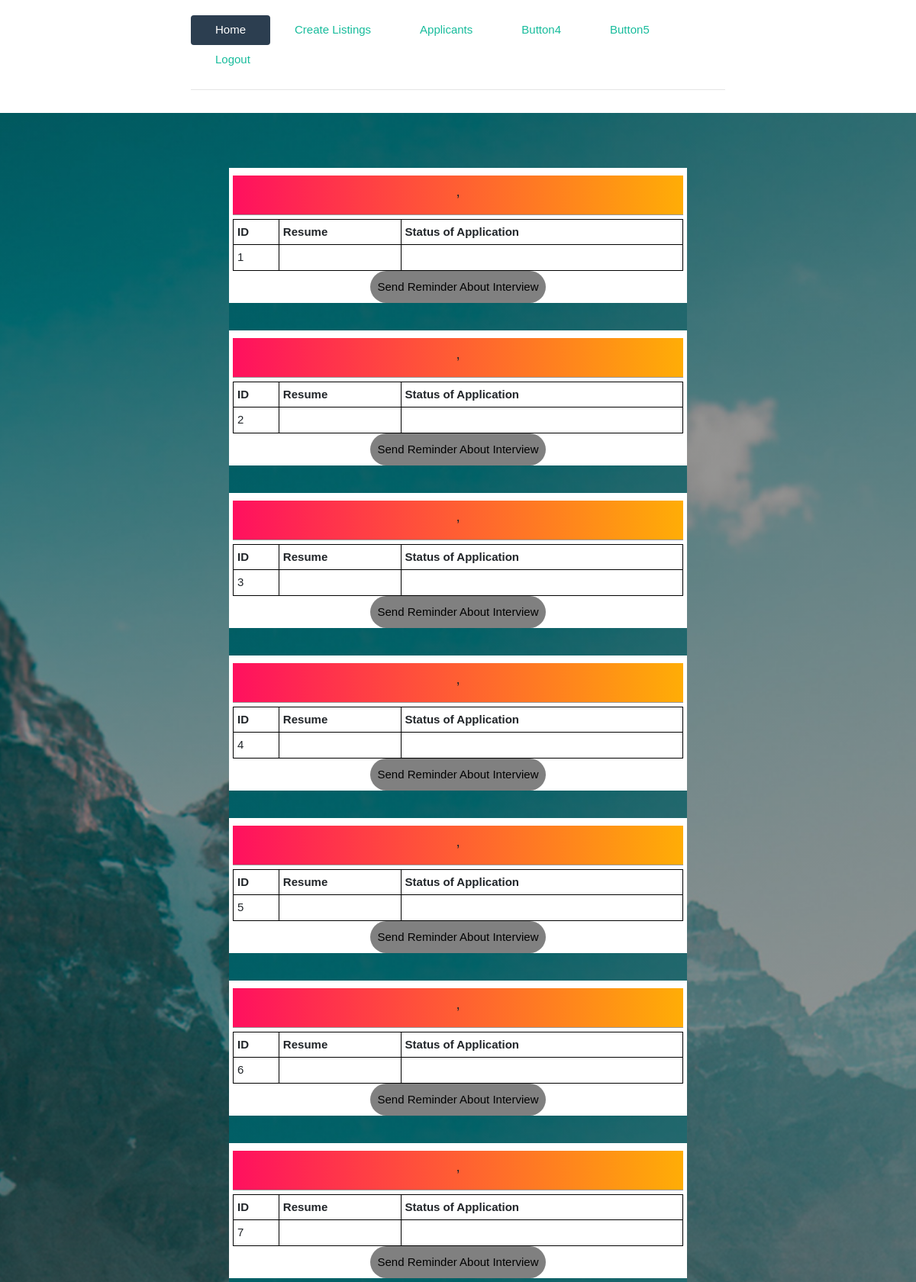
The page /jobapp/recruiter/recruiter_applicants.php on the database its author committed.
### tables this page shows
CREATE TABLE `Applicants` (
  `Applicants_ID` int(50) NOT NULL,
  `first_name` varchar(50) NOT NULL,
  `last_name` varchar(50) NOT NULL,
  `email` varchar(50) NOT NULL,
  `jobID` int(11) NOT NULL
);

### jobapp/recruiter/recruiter_applicants.php (the view, shortened to what this page needs)
<?php include 'inc/rheader.php'; ?>
<html>
<body>
<?php
$username = "root";
$password = "mysql";
$database = "project_schema";
$mysqli = new mysqli("localhost", $username, $password, $database);
$query = "SELECT * FROM Applicants";
if ($result = $mysqli->query($query)) {
    while ($row = $result->fetch_assoc()) {
        $field1name = $row["Applicants_ID"];
        $field2name = $row["Name"];
        $field3name = $row["Last_Name"];
        $field4name = $row["Resume"];
        $field5name = $row["StatusOfApplication"];
        echo '<html>
<head>
<style>
    table, th, td {
      border: 1px solid black;
      border-collapse: collapse;
    }
    th, td {
      padding: 5px;
      text-align: left;
    }
</style>
<html>
<head>
    <meta charset="utf-8"/>
    <title>Applicants</title>
    <link rel="stylesheet" href="rstyle.css"/>
<div class="hero">
  <div class="applicant-box">
    <div class="app-title" style="width:100%">
              <h5>'.$field3name.', '.$field2name.'</h5>
    </div>
    <div class="form-popup" id="myForm">
  <form action="/action_page.php" class="form-container">
    <h3>Interview Reminder</h3>
    <label for="email"><b>Applicant: '.$field3name.', '.$field2name.'</b></label>
    <label for="email"><b>Email: *get email from db*</b></label>
    <label for="psw"><b>Date of Interview:</b></label>
    <input type="date" placeholder="Enter Date of Interview:" name="psw" required>
    <label for="psw"><b>Time of Interview:</b></label>
    <input type="time" placeholder="Enter Date of Interview:" name="psw" required>
    <button type="submit" class="btn">Send Reminder</button>
    <button type="submit" class="btn cancel" onclick="closeForm()">Close</button>
  </form>
</div>
      <table class="app-table" style="width:100%">
      <tr>
          <th>ID</th>
          <th>Resume</th>
          <th>Status of Application</th>
      </tr>
      <tr>
          <td>'.$field1name.'</td>
          <td>'.$field4name.'</td>
          <td>'.$field5name.'</td>
      </tr>
      </table>
      <button class="reminder-btn" onclick="openForm()">Send Reminder About Interview</button>
      <script>
    function openForm() {
        document.getElementById("myForm").style.display = "block";
    }
    function closeForm() {
        document.getElementById("myForm").style.display = "none";
    }
    </script>';
    }
}
?>
</body>
</html>

### jobapp - Apr. 6/css/styles.css (style rules this page uses)
body { padding-top: 20px; padding-bottom: 20px; }

### jobapp/recruiter/rstyle.css (style rules this page uses)
* { margin: 0; padding: 0; font-family: sans-serif; }
.hero { height: 100%; width: 100%; left: 0; background-image: linear-gradient(rgba(0,0,0,0.4),rgba(0,0,0,0.4)),url("img/banner.jpg"); background-position: center; background-size: cover; position: absolute; }
.applicant-box { width: 600px; height: inherit; position: relative; margin: 6% auto; background: #fff; padding: 5px; overflow: hidden; }
.app-title { width: 100%; padding: 10px 0; margin: 5px 0; border-left: 0; border-top: 0; border-right: 0; border-bottom: 1px solid #999; background: linear-gradient(to right, #ff105f, #ffad06); text-align: center; }
.reminder-btn { width: auto; padding: 10px 10px; cursor: pointer; display: block; margin: auto; background: grey; border: 0; outline-color: black; outline-width: thick; border-radius: 30px; }

### jobapp/recruiter/recruiter_applicants.php (style rules this page uses)
table, th, td { border: 1px solid black; border-collapse: collapse; }
th, td { padding: 5px; text-align: left; }

### rows shown on the page
applicants: Applicants_ID "1"
applicants: Applicants_ID "2"
applicants: Applicants_ID "3"
applicants: Applicants_ID "4"
applicants: Applicants_ID "5"
applicants: Applicants_ID "6"
applicants: Applicants_ID "7"
